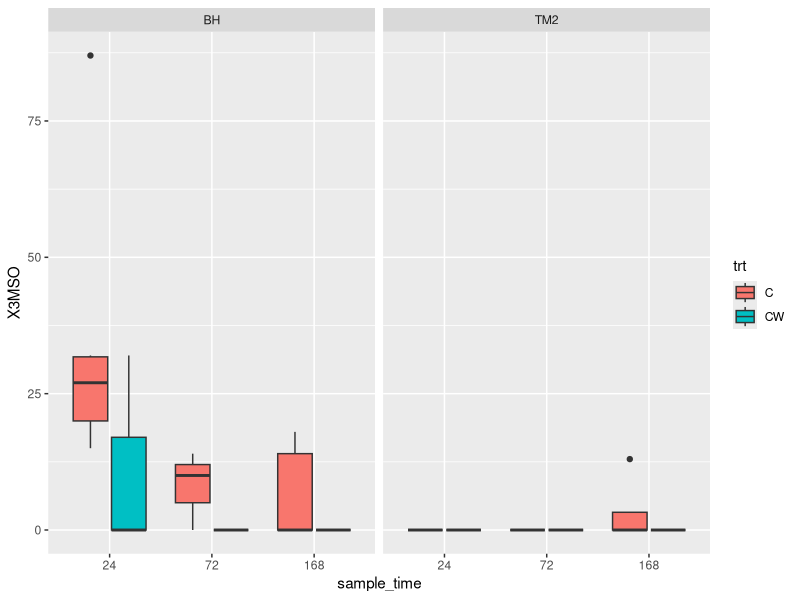
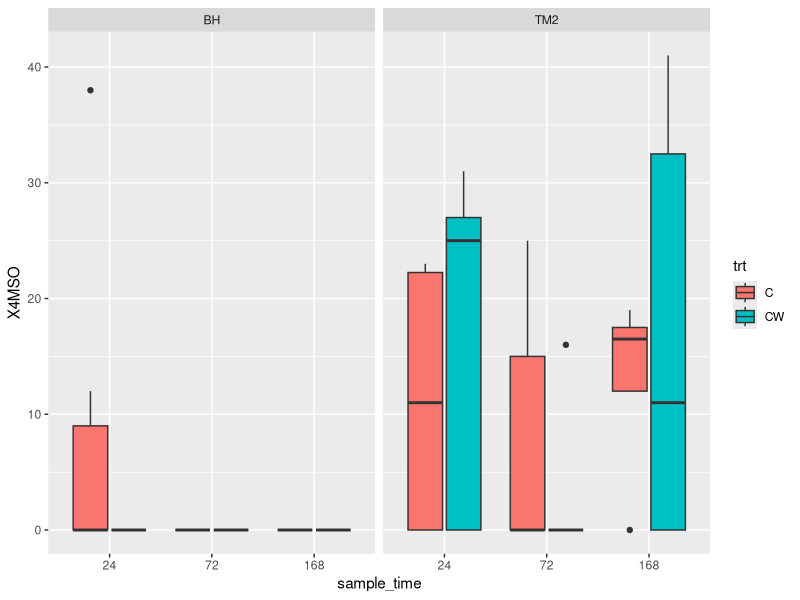
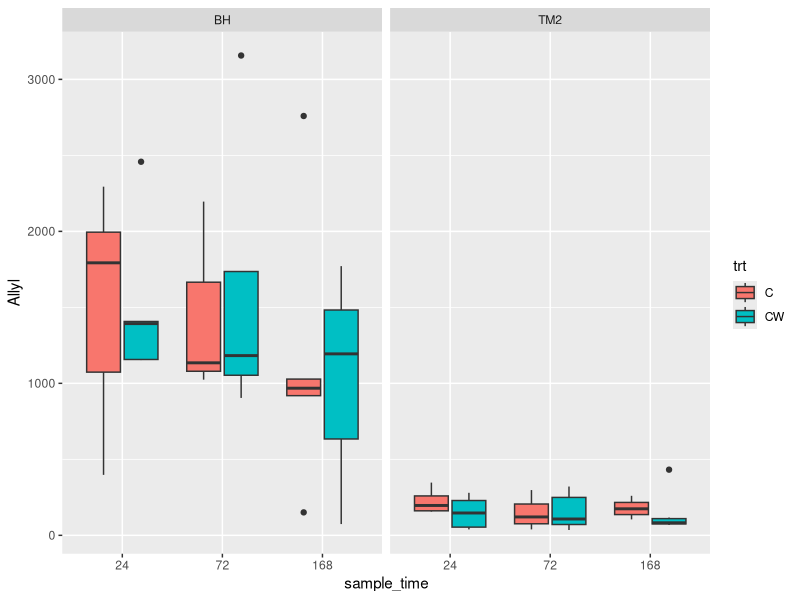
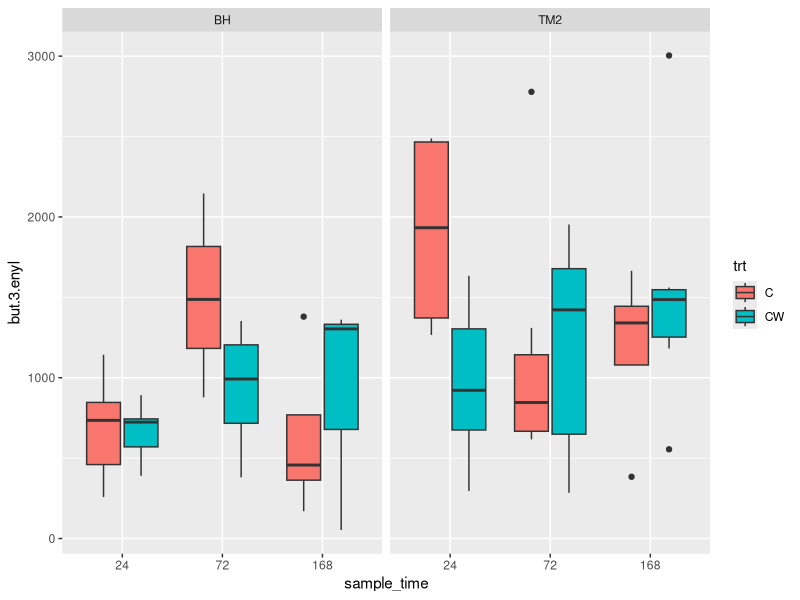
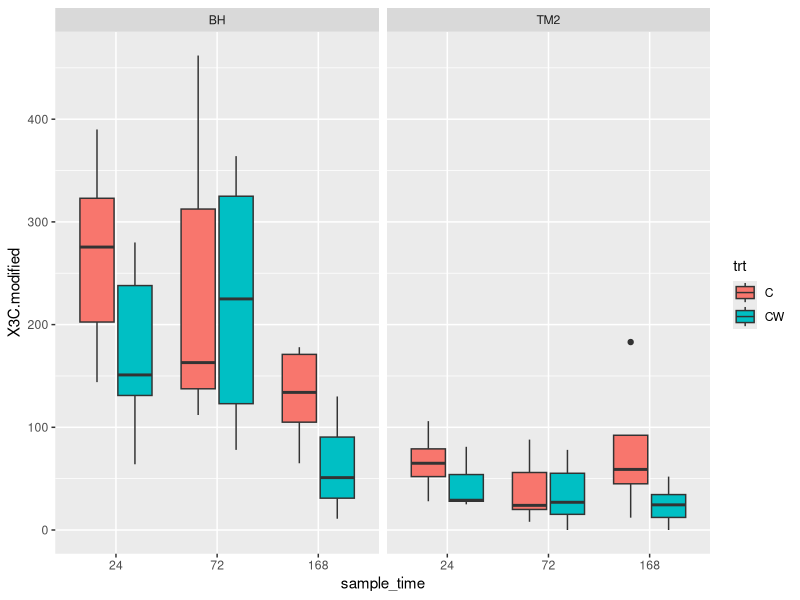
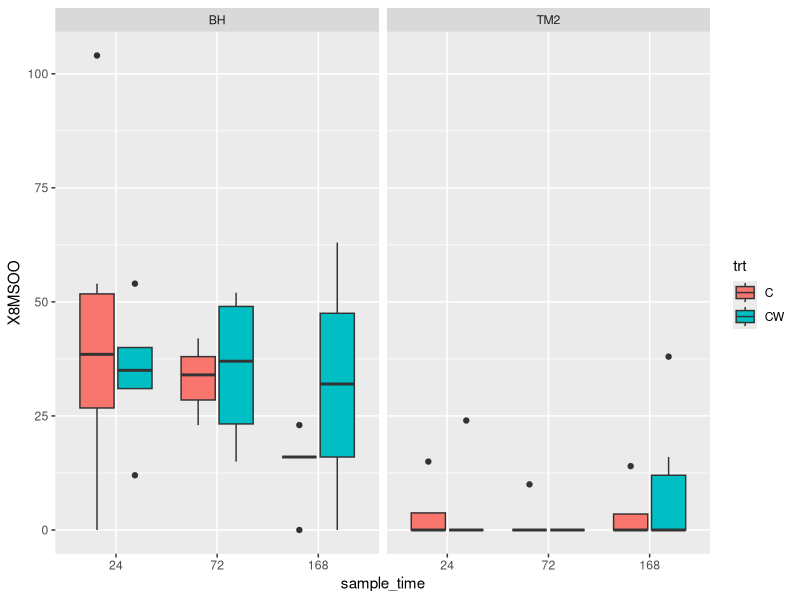
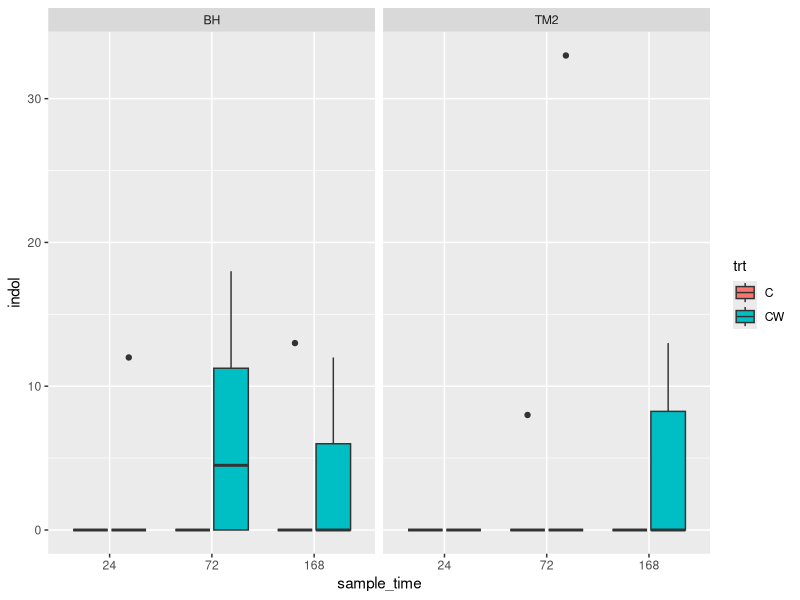
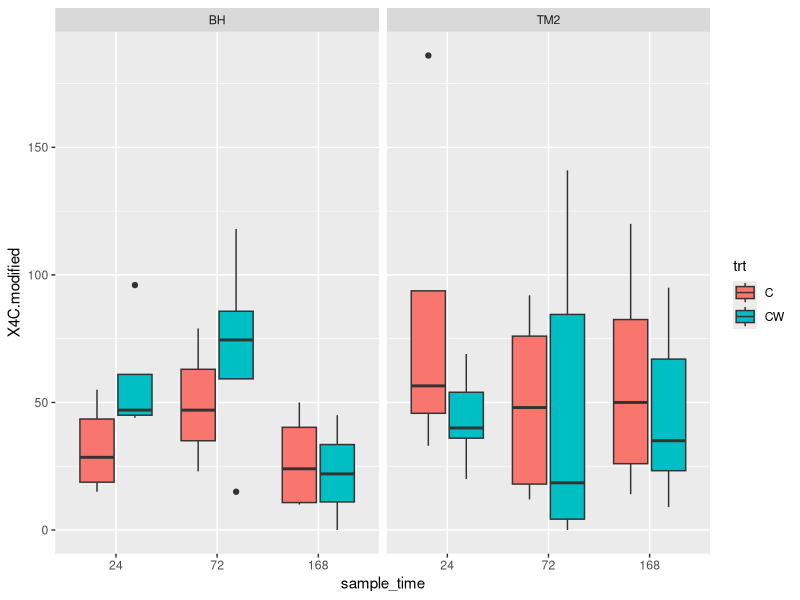

These charts were generated, in order, by the following R code:
#Danielle De La Pascua
#Pilot tissue analysis
#5-3-23

#libraries ----
library(ggplot2)
library(tidyr)
library(dplyr)

#data ----
dat <- read.csv("data/pilot_GSL_data_clean.csv")

# run sample time as a factor
dat$sample_time <- as.factor(dat$sample_time)

#data visualization ----

#3MSO
plot.3MSO <- ggplot(data = dat, aes(x = sample_time, y = X3MSO)) +
  geom_boxplot(aes(fill = trt)) +
  facet_wrap(~Population)
plot.3MSO

#4MSO
plot.4MSO <- ggplot(data = dat, aes(x = sample_time, y = X4MSO)) +
  geom_boxplot(aes(fill = trt)) +
  facet_wrap(~Population)
plot.4MSO

#Allyl
plot.allyl <- ggplot(data = dat, aes(x = sample_time, y = Allyl)) +
  geom_boxplot(aes(fill = trt)) +
  facet_wrap(~Population)
plot.allyl

#but-3-enyl 
plot.but.3.enyl <- ggplot(data = dat, aes(x = sample_time, y = but.3.enyl)) +
  geom_boxplot(aes(fill = trt)) +
  facet_wrap(~Population)
plot.but.3.enyl

#3c modified
plot.3C.modified <- ggplot(data = dat, aes(x = sample_time, y = X3C.modified)) +
  geom_boxplot(aes(fill = trt)) +
  facet_wrap(~Population)
plot.3C.modified

#X8MSOO
plot.8MSOO <- ggplot(data = dat, aes(x = sample_time, y = X8MSOO)) +
  geom_boxplot(aes(fill = trt)) +
  facet_wrap(~Population)
plot.8MSOO

#indol
plot.indol <- ggplot(data = dat, aes(x = sample_time, y = indol)) +
  geom_boxplot(aes(fill = trt)) +
  facet_wrap(~Population)
plot.indol

#4C modified
plot.4C.modified <- ggplot(data = dat, aes(x = sample_time, y = X4C.modified)) +
  geom_boxplot(aes(fill = trt)) +
  facet_wrap(~Population)
plot.4C.modified

#flavonol.sulfate.or.f.gsl
plot.f.gsl <- ggplot(data = dat, aes(x = sample_time, y = flavonol.sulfate.or.f.gsl)) +
  geom_boxplot(aes(fill = trt)) +
  facet_wrap(~Population)
plot.f.gsl

#indol.1
plot.indol.1 <- ggplot(data = dat, aes(x = sample_time, y = indol.1)) +
  geom_boxplot(aes(fill = trt)) +
  facet_wrap(~Population)
plot.indol.1

#flavonol
plot.flavonol <- ggplot(data = dat, aes(x = sample_time, y = flavonol)) +
  geom_boxplot(aes(fill = trt)) +
  facet_wrap(~Population)
plot.flavonol

#Gen-cov aka pop differences (egentic covariance calculated by allyl/sum of allyl and butenyl)
plot.gencov <- ggplot(data = dat, aes(x = sample_time, y = Gen_cov)) +
  geom_boxplot(aes(fill = trt)) +
  facet_wrap(~Population)
plot.gencov
#Ben Hur has more allyls, table moutian has more butanyl

#linear models ----

# > simple linear models ----

# 3MSO
m1 <- lm(X3MSO ~ trt + Population + sample_time, data = dat)
summary(m1)


# 4MSO
m2 <- lm(X4MSO ~ trt + Population + sample_time, data = dat )
summary(m2)

#Allyl
m3 <- lm(Allyl ~ trt + Population + sample_time, data = dat)
summary(m3)

#but-3-enyl
m4 <- lm(but.3.enyl ~ trt + Population + sample_time, data = dat)
summary(m4)

# 3C Modified
m5 <- lm(X3C.modified ~ trt + Population + sample_time, data = dat)
summary(m5)

# 8MSOO
m6 <- lm(X8MSOO ~ trt + Population + sample_time, data = dat)
summary(m6)

#indol
m7 <- lm(indol ~ trt + Population + sample_time, data = dat)
summary(m7)

# 4C modified
m8 <- lm(X4C.modified ~ trt + Population + sample_time, data = dat)
summary(m8)

#flavanol sulfate
m9 <- lm(flavonol.sulfate.or.f.gsl ~ trt + Population + sample_time, data = dat)
summary(m9)

#indol 1
m10 <- lm(indol.1 ~ trt + Population + sample_time, data = dat)
summary(m10)

#flavonol
m11 <- lm(flavonol ~ trt + Population + sample_time, data = dat)
summary(m11)


# > only table mountain ----
TM2dat <- read.csv("data/pilot_GSL_data_TM2.csv")

# 3MSO
TM2m1 <- lm(X3MSO ~ trt + sample_time + trt*sample_time , data = TM2dat)
summary(TM2m1)

# 4MSO
TM2m2 <- lm(X4MSO ~ trt + sample_time + trt*sample_time, data = TM2dat )
summary(TM2m2)

#Allyl
TM2m3 <- lm(Allyl ~ trt + sample_time + trt*sample_time, data = TM2dat)
summary(TM2m3)

#but-3-enyl
TM2m4 <- lm(but.3.enyl ~ trt + sample_time + trt*sample_time, data = TM2dat)
summary(TM2m4)

# 3C Modified
TM2m5 <- lm(X3C.modified ~ trt + sample_time + trt*sample_time, data = TM2dat)
summary(TM2m5)

# 8MSOO
TM2m6 <- lm(X8MSOO ~ trt + sample_time + trt*sample_time, data = TM2dat)
summary(TM2m6)

#indol
TM2m7 <- lm(indol ~ trt + sample_time + trt*sample_time, data = TM2dat)
summary(TM2m7)

# 4C modified
TM2m8 <- lm(X4C.modified ~ trt + sample_time + trt*sample_time, data = TM2dat)
summary(TM2m8) 

#flavanol sulfate
TM2m9 <- lm(flavonol.sulfate.or.f.gsl ~ trt + sample_time + trt*sample_time, data = TM2dat)
summary(TM2m9)

#indol 1
TM2m10 <- lm(indol.1 ~ trt + sample_time + trt*sample_time, data = TM2dat)
summary(TM2m10)

#flavonol
TM2m11 <- lm(flavonol ~ trt + sample_time + trt*sample_time, data = TM2dat)
summary(TM2m11)

# > only Ben Hur ----

BHdat <- read.csv("data/pilot_GSL_data_BH.csv")

# 3MSO
BHm1 <- lm(X3MSO ~ trt + sample_time + trt*sample_time , data = BHdat)
summary(BHm1)

# 4MSO
BHm2 <- lm(X4MSO ~ trt + sample_time + trt*sample_time, data = BHdat )
summary(BHm2)

#Allyl
BHm3 <- lm(Allyl ~ trt + sample_time + trt*sample_time, data = BHdat)
summary(BHm3)

#but-3-enyl
BHm4 <- lm(but.3.enyl ~ trt + sample_time + trt*sample_time, data = BHdat)
summary(BHm4)

# 3C Modified
BHm5 <- lm(X3C.modified ~ trt + sample_time + trt*sample_time, data = BHdat)
summary(BHm5)

# 8MSOO
BHm6 <- lm(X8MSOO ~ trt + sample_time + trt*sample_time, data = BHdat)
summary(BHm6)

#indol
BHm7 <- lm(indol ~ trt + sample_time + trt*sample_time, data = BHdat)
summary(BHm7)

# 4C modified
BHm8 <- lm(X4C.modified ~ trt + sample_time + trt*sample_time, data = BHdat)
summary(BHm8) 

#flavanol sulfate
BHm9 <- lm(flavonol.sulfate.or.f.gsl ~ trt + sample_time + trt*sample_time, data = BHdat)
summary(BHm9)

#indol 1
BHm10 <- lm(indol.1 ~ trt + sample_time + trt*sample_time, data = BHdat)
summary(BHm10)

#flavonol
BHm11 <- lm(flavonol ~ trt + sample_time + trt*sample_time, data = BHdat)
summary(BHm11)

# > big model with everything ---- 

# 3MSO
bigm1 <- lm(X3MSO ~ trt + Population + sample_time + trt*Population + trt*sample_time + sample_time*Population + trt*Population*sample_time, data = dat)
summary(bigm1)

#4MSO
bigm2 <- lm(X4MSO ~ trt + Population + sample_time + trt*Population + trt*sample_time + sample_time*Population + trt*Population*sample_time, data = dat)
summary(bigm2)

#allyl
bigm3 <- lm(Allyl ~ trt + Population + sample_time + trt*Population + trt*sample_time + sample_time*Population + trt*Population*sample_time, data = dat)
summary(bigm3)

#but-3-enyl
bigm4 <- lm(but.3.enyl ~ trt + Population + sample_time + trt*Population + trt*sample_time + sample_time*Population + trt*Population*sample_time, data = dat)
summary(bigm4)

# 3C modified
bigm5 <- lm(X3C.modified ~ trt + Population + sample_time + trt*Population + trt*sample_time + sample_time*Population + trt*Population*sample_time, data = dat)
summary(bigm5)

# 8MSOO
bigm6 <- lm(X8MSOO ~ trt + Population + sample_time + trt*Population + trt*sample_time + sample_time*Population + trt*Population*sample_time, data = dat)
summary(bigm6)

# indol
bigm7 <- lm(indol ~ trt + Population + sample_time + trt*Population + trt*sample_time + sample_time*Population + trt*Population*sample_time, data = dat)
summary(bigm7)

# 4C modified
bigm8 <- lm(X4C.modified ~ trt + Population + sample_time + trt*Population + trt*sample_time + sample_time*Population + trt*Population*sample_time, data = dat)
summary(bigm8)

# favonol sulfates
bigm9 <- lm(flavonol.sulfate.or.f.gsl ~ trt + Population + sample_time + trt*Population + trt*sample_time + sample_time*Population + trt*Population*sample_time, data = dat)
summary(bigm9)

# indol 1
bigm10 <- lm(indol.1 ~ trt + Population + sample_time + trt*Population + trt*sample_time + sample_time*Population + trt*Population*sample_time, data = dat)
summary(bigm10)

# flavonol
bigm11 <- lm(flavonol ~ trt + Population + sample_time + trt*Population + trt*sample_time + sample_time*Population + trt*Population*sample_time, data = dat)
summary(bigm11)

# posthoc tests ----

# use EM means package to get the estimates at the different - estimated marginal means - these are estimates given other factors given the model. gives estimates marginal means, confidence limits etc. 
# emmeans also can do posthoc comparissons to look at estimate of differences. know which are highest, which are different (post hoc!)

#emmeans(bigm1, pairwise ~)
